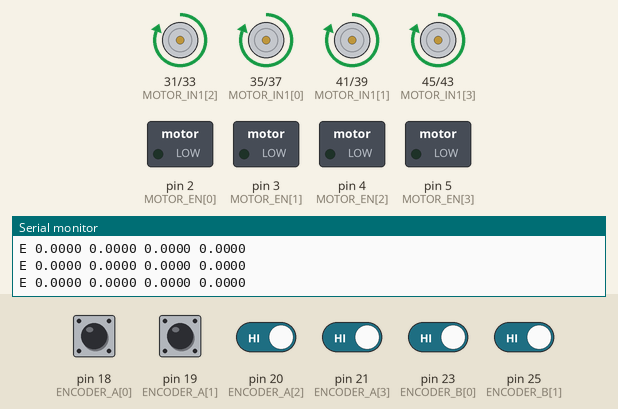
Bench run of a sketch on a simulated Arduino Mega 2560, built with avr-gcc and run on an emulated ATmega2560. Parts: motor-driver pin pairs drawn as motors (green arrow = first pin HIGH = forward, orange = second pin HIGH = backward, longer = more drive), switched loads named in the sketch (green lamp = pin HIGH), the last lines printed to the serial monitor. The inputs (shaded band) are chosen by the test bench; at power-on: pin 18 (ENCODER_A[0]), pin 19 (ENCODER_A[1]), pin 20 (ENCODER_A[2]), pin 21 (ENCODER_A[3]), pin 23 (ENCODER_B[0]), pin 25 (ENCODER_B[1]) HIGH.

Above: at 1.2 s.
1.3 s: pin 18 (ENCODER_A[0]) pulsed LOW 2 times (0.12 s each, 0.3 s apart)
At 1.62 s:
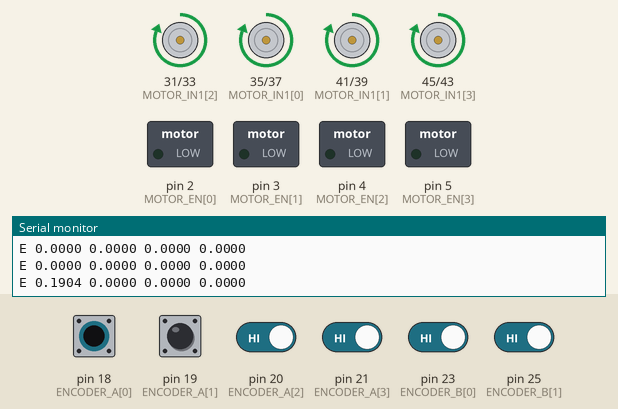
3.4 s: pin 19 (ENCODER_A[1]) pulsed LOW 5 times (0.12 s each, 0.3 s apart)
At 3.72 s:
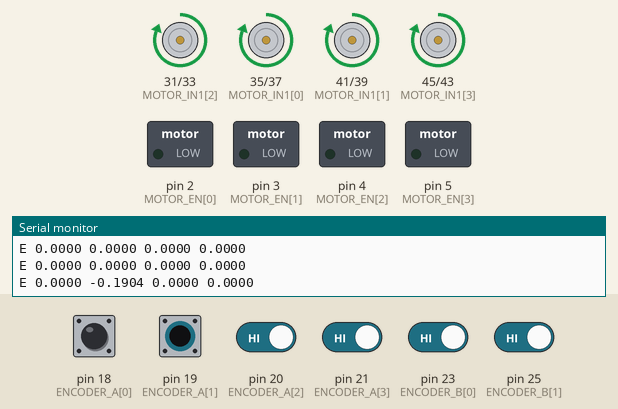
Timing chart, 0 to 6.4 s (numbered marks = the images above; inputs shaded):
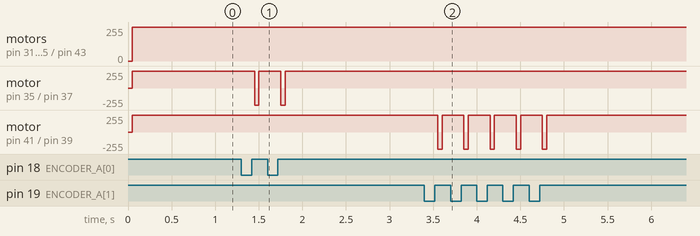

Measured:
- after the input at 1.3 s, motor on pin 35 (MOTOR_IN1[0]) / pin 37 (MOTOR_IN2[0]): alternates forward 255/255 for 0.25 s and backward 255/255 for 0.05 s, 4 changes in all, then stays forward 255/255, starting after 0.15 s
- after the input at 3.4 s, motor on pin 41 (MOTOR_IN1[1]) / pin 39 (MOTOR_IN2[1]): alternates forward 255/255 for 0.25 s and backward 255/255 for 0.05 s, 10 changes in all, then stays forward 255/255, starting after 0.15 s

The sketch:

mecanum_agv_firmware.ino
```cpp
/*
 * Mecanum AGV low-level firmware: PID velocity control for 4 wheels + encoder feedback.
 * Hardware: Arduino MEGA 2560, 2x L298N, 4x JGB37-520 12V 333RPM gearmotor with hall encoder,
 * 80 mm mecanum wheels. The Mega is needed for its 4+ interrupt-capable encoder pins (Uno has 2).
 *
 * Serial protocol (matches mecanum_drive_node.py), one line per message, newline-terminated:
 *   RX "V <w_fl> <w_fr> <w_rl> <w_rr>\n"  target wheel angular velocities, rad/s (output shaft, post-gearbox)
 *   TX "E <w_fl> <w_fr> <w_rl> <w_rr>\n"  measured wheel angular velocities, rad/s
 *
 * !!! EVERYTHING BELOW MARKED "PLACEHOLDER" MUST BE UPDATED FOR YOUR ACTUAL WIRING !!!
 */

// ---- Motor drivers: 2x L298N, one EN (PWM) + IN1/IN2 (direction) per wheel ----
// Remove the ENA/ENB jumpers on the L298N boards so EN can be PWM-driven.
// PLACEHOLDER pins: copied from the previous group's robot (dabom config.h) — check against your wiring.
const int MOTOR_EN[4]  = {2, 3, 4, 5};      // FL, FR, RL, RR — must be PWM pins
const int MOTOR_IN1[4] = {35, 41, 31, 45};
const int MOTOR_IN2[4] = {37, 39, 33, 43};
// Flip a wheel here if it spins backwards for a positive command (mirrored mounting on one side).
const bool MOTOR_INVERT[4] = {true, false, true, false};

// ---- Encoders: JGB37-520 hall encoder, channels A + B ----
// A must be interrupt-capable (Mega: 2,3,18,19,20,21); B can be any digital pin.
const int ENCODER_A[4] = {18, 19, 20, 21};
const int ENCODER_B[4] = {23, 25, 27, 29};

// JGB37-520 12V 333RPM: 11 pulses/motor rev, 1:30 gearbox. Counting both edges of A
// (x2 decoding) gives 11 * 2 * 30 = 660 counts per output-shaft revolution.
// Verify by turning a wheel exactly 10 revolutions by hand and dividing the count by 10.
const float TICKS_PER_REV = 660.0;

const unsigned long CONTROL_INTERVAL_MS = 50;  // 20 Hz PID + odometry report rate

// ---- PLACEHOLDER: PID gains — tune these on the actual robot ----
const float KP = 2.0, KI = 5.0, KD = 0.0;
const float PID_OUTPUT_LIMIT = 255.0;  // PWM range

struct WheelPid {
  float integral = 0.0;
  float prev_error = 0.0;
};

volatile long g_ticks[4] = {0, 0, 0, 0};  // FL, FR, RL, RR
long g_last_ticks[4] = {0, 0, 0, 0};
float g_target_w[4] = {0.0, 0.0, 0.0, 0.0};
WheelPid g_pid[4];

unsigned long g_last_control_ms = 0;
String g_serial_buffer;

// On each edge of A: if A == B the shaft turns one way, otherwise the other.
void countEdge(int i) {
  bool a = digitalRead(ENCODER_A[i]);
  bool b = digitalRead(ENCODER_B[i]);
  long step = (a == b) ? 1 : -1;
  g_ticks[i] += MOTOR_INVERT[i] ? -step : step;
}
void isrFL() { countEdge(0); }
void isrFR() { countEdge(1); }
void isrRL() { countEdge(2); }
void isrRR() { countEdge(3); }

void setup() {
  Serial.begin(115200);

  void (*isrs[4])() = {isrFL, isrFR, isrRL, isrRR};
  for (int i = 0; i < 4; i++) {
    pinMode(MOTOR_EN[i], OUTPUT);
    pinMode(MOTOR_IN1[i], OUTPUT);
    pinMode(MOTOR_IN2[i], OUTPUT);
    pinMode(ENCODER_A[i], INPUT_PULLUP);
    pinMode(ENCODER_B[i], INPUT_PULLUP);
    attachInterrupt(digitalPinToInterrupt(ENCODER_A[i]), isrs[i], CHANGE);
  }

  g_last_control_ms = millis();
}

void setMotor(int i, float command) {
  if (MOTOR_INVERT[i]) command = -command;
  bool forward = command >= 0.0;
  digitalWrite(MOTOR_IN1[i], forward ? HIGH : LOW);
  digitalWrite(MOTOR_IN2[i], forward ? LOW : HIGH);
  int pwm = constrain((int)fabs(command), 0, 255);
  analogWrite(MOTOR_EN[i], pwm);
}

float updatePid(WheelPid &pid, float target, float measured, float dt) {
  float error = target - measured;
  pid.integral += error * dt;
  float derivative = (dt > 0.0) ? (error - pid.prev_error) / dt : 0.0;
  pid.prev_error = error;
  float output = KP * error + KI * pid.integral + KD * derivative;
  return constrain(output, -PID_OUTPUT_LIMIT, PID_OUTPUT_LIMIT);
}

void parseSerialLine(const String &line) {
  if (!line.startsWith("V ")) return;
  float w[4];
  int start = 2;
  bool ok = true;
  for (int i = 0; i < 4; i++) {
    int next_space = (i < 3) ? line.indexOf(' ', start) : line.length();
    if (next_space < 0) { ok = false; break; }
    w[i] = line.substring(start, next_space).toFloat();
    start = next_space + 1;
  }
  if (!ok) return;
  for (int i = 0; i < 4; i++) g_target_w[i] = w[i];
}

void readSerial() {
  while (Serial.available()) {
    char c = Serial.read();
    if (c == '\n') {
      parseSerialLine(g_serial_buffer);
      g_serial_buffer = "";
    } else if (c != '\r') {
      g_serial_buffer += c;
    }
  }
}

void runControlLoop() {
  unsigned long now_ms = millis();
  float dt = (now_ms - g_last_control_ms) / 1000.0;
  if (dt <= 0.0) return;
  g_last_control_ms = now_ms;

  long ticks_now[4];
  noInterrupts();
  for (int i = 0; i < 4; i++) ticks_now[i] = g_ticks[i];
  interrupts();

  float measured_w[4];

  for (int i = 0; i < 4; i++) {
    long delta_ticks = ticks_now[i] - g_last_ticks[i];
    g_last_ticks[i] = ticks_now[i];
    measured_w[i] = (delta_ticks / TICKS_PER_REV) * 2.0 * PI / dt;

    float command = updatePid(g_pid[i], g_target_w[i], measured_w[i], dt);
    setMotor(i, command);
  }

  Serial.print("E ");
  Serial.print(measured_w[0], 4); Serial.print(' ');
  Serial.print(measured_w[1], 4); Serial.print(' ');
  Serial.print(measured_w[2], 4); Serial.print(' ');
  Serial.println(measured_w[3], 4);
}

void loop() {
  readSerial();
  if (millis() - g_last_control_ms >= CONTROL_INTERVAL_MS) {
    runControlLoop();
  }
}
```
